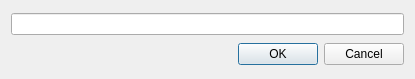
<?xml version="1.0" encoding="UTF-8"?>
<ui version="4.0">
 <class>TextInputDialog</class>
 <widget class="QDialog" name="TextInputDialog">
  <property name="windowModality">
   <enum>Qt::ApplicationModal</enum>
  </property>
  <property name="geometry">
   <rect>
    <x>0</x>
    <y>0</y>
    <width>415</width>
    <height>79</height>
   </rect>
  </property>
  <property name="sizePolicy">
   <sizepolicy hsizetype="Preferred" vsizetype="Fixed">
    <horstretch>0</horstretch>
    <verstretch>0</verstretch>
   </sizepolicy>
  </property>
  <property name="windowTitle">
   <string>Title</string>
  </property>
  <layout class="QVBoxLayout" name="verticalLayout">
   <item>
    <layout class="QHBoxLayout" name="horizontalLayout">
     <item>
      <widget class="QLineEdit" name="lineEdit"/>
     </item>
    </layout>
   </item>
   <item>
    <widget class="QDialogButtonBox" name="buttonBox">
     <property name="orientation">
      <enum>Qt::Horizontal</enum>
     </property>
     <property name="standardButtons">
      <set>QDialogButtonBox::Cancel|QDialogButtonBox::Ok</set>
     </property>
    </widget>
   </item>
  </layout>
 </widget>
 <resources/>
 <connections>
  <connection>
   <sender>buttonBox</sender>
   <signal>accepted()</signal>
   <receiver>TextInputDialog</receiver>
   <slot>accept()</slot>
   <hints>
    <hint type="sourcelabel">
     <x>248</x>
     <y>254</y>
    </hint>
    <hint type="destinationlabel">
     <x>157</x>
     <y>274</y>
    </hint>
   </hints>
  </connection>
  <connection>
   <sender>buttonBox</sender>
   <signal>rejected()</signal>
   <receiver>TextInputDialog</receiver>
   <slot>reject()</slot>
   <hints>
    <hint type="sourcelabel">
     <x>316</x>
     <y>260</y>
    </hint>
    <hint type="destinationlabel">
     <x>286</x>
     <y>274</y>
    </hint>
   </hints>
  </connection>
 </connections>
</ui>
